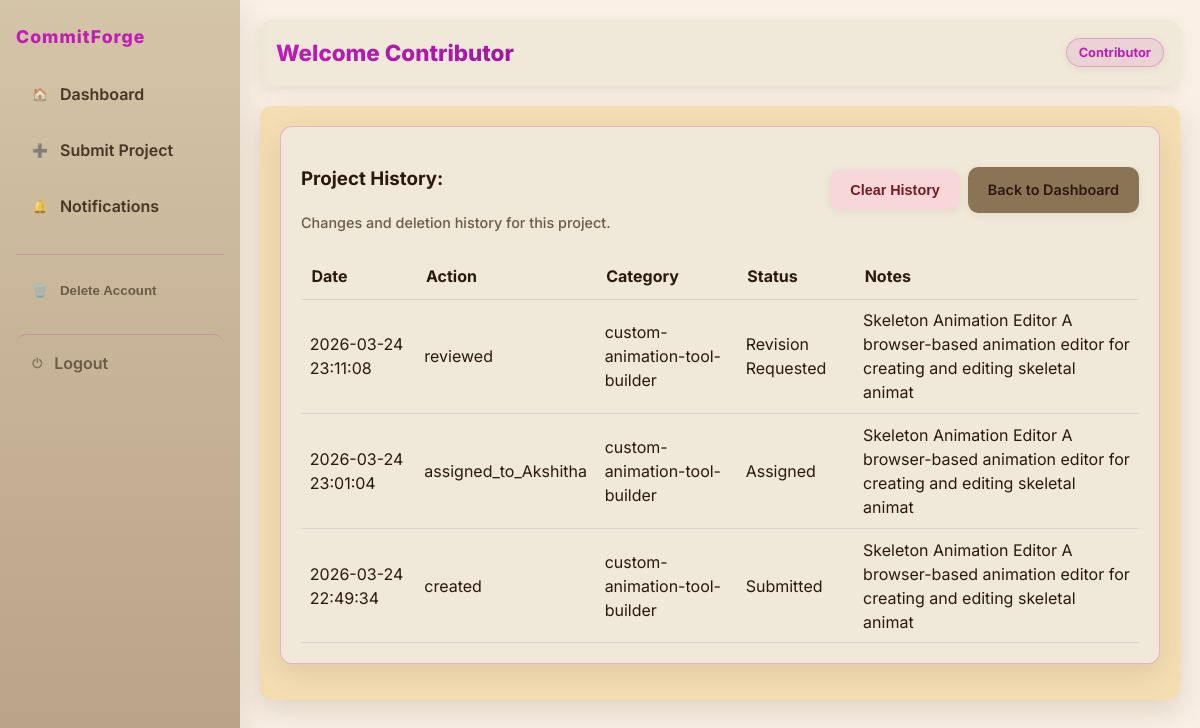
Screenshot of /contributor/history/3 (signed in) with the database file from the repository.
### tables this page shows
CREATE TABLE project_history (
        id INTEGER PRIMARY KEY AUTOINCREMENT,
        project_id INTEGER,
        contributor_id INTEGER,
        title TEXT,
        description TEXT,
        category TEXT,
        demo_link TEXT,
        github_link TEXT,
        zip_path TEXT,
        status TEXT,
        action TEXT,
        recorded_at TEXT
    );

### routes/contributor_routes.py (the view)
@contributor_bp.route("/contributor/history/<int:project_id>")
def project_history(project_id):
    conn = get_db()
    history = conn.execute(
        "SELECT * FROM project_history WHERE project_id=? AND contributor_id=? ORDER BY recorded_at DESC",
        (project_id, session["user_id"])
    ).fetchall()
    project = conn.execute(
        "SELECT * FROM projects WHERE id=? AND contributor_id=?",
        (project_id, session["user_id"])
    ).fetchone()
    if not project:
        return redirect("/contributor/dashboard")
    return render_template("contributor/project_history.html", project=project, history=history)

### utils/db.py (called while the page is built)
def get_db():
    conn = sqlite3.connect("database.db")
    conn.row_factory = sqlite3.Row
    return conn

### utils/helpers.py (called while the page is built)
def format_datetime_ist(dt_str=None, format_type="full"):
    if dt_str:
        if isinstance(dt_str, str):
            dt = datetime.fromisoformat(dt_str.replace('Z', '+00:00'))
        else:
            dt = dt_str
    else:
        dt = datetime.utcnow()
    ist_offset = timedelta(hours=5, minutes=30)
    ist_dt = dt + ist_offset
    if format_type == "date":
        return ist_dt.strftime("%Y-%m-%d")
    elif format_type == "time":
        return ist_dt.strftime("%H:%M")
    elif format_type == "datetime":
        return ist_dt.strftime("%Y-%m-%d %H:%M:%S")
    else:  # full
        return ist_dt.strftime("%Y-%m-%d at %H:%M")

### templates/contributor/project_history.html
{% extends "base.html" %}
{% block content %}
<div class="panel">
    <div class="dashboard-header">
        <div>
            <h3>Project History: {{ project.title }}</h3>
            <p class="dashboard-subtitle">Changes and deletion history for this project.</p>
        </div>
        <div class="dashboard-stats" style="display:flex; gap:0.5rem; align-items:center;">
            <form method="POST" action="/contributor/project-history/{{ project.id }}/clear"
                onsubmit="return confirm('Clear all history for this project? This cannot be undone.')"
                style="margin:0;">
                <button type="submit" class="btn-secondary"
                    style="background:#f8d7da; color:#721c24; border-color:#f5c6cb;">Clear History</button>
            </form>
            <a class="btn-secondary" href="/contributor/dashboard">Back to Dashboard</a>
        </div>
    </div>
    <div class="project-list">
        {% if history %}
        <table style="width:100%; border-collapse: collapse;">
            <thead>
                <tr>
                    <th style="text-align:left; padding:0.65rem; border-bottom:1px solid #d0d0d0;">Date</th>
                    <th style="text-align:left; padding:0.65rem; border-bottom:1px solid #d0d0d0;">Action</th>
                    <th style="text-align:left; padding:0.65rem; border-bottom:1px solid #d0d0d0;">Category</th>
                    <th style="text-align:left; padding:0.65rem; border-bottom:1px solid #d0d0d0;">Status</th>
                    <th style="text-align:left; padding:0.65rem; border-bottom:1px solid #d0d0d0;">Notes</th>
                </tr>
            </thead>
            <tbody>
                {% for entry in history %}
                <tr>
                    <td style="padding:0.55rem; border-bottom:1px solid rgba(105, 138, 188, 0.2);">{{ entry.recorded_at
                        | ist_time("datetime")
                        }}</td>
                    <td style="padding:0.55rem; border-bottom:1px solid rgba(105, 138, 188, 0.2);">{{ entry.action }}
                    </td>
                    <td style="padding:0.55rem; border-bottom:1px solid rgba(105, 138, 188, 0.2);">{{ entry.category or
                        '—' }}</td>
                    <td style="padding:0.55rem; border-bottom:1px solid rgba(105, 138, 188, 0.2);">{{ entry.status or
                        '—' }}</td>
                    <td style="padding:0.55rem; border-bottom:1px solid rgba(105, 138, 188, 0.2);">{{
                        entry.description[:100] or 'No description' }}</td>
                </tr>
                {% endfor %}
            </tbody>
        </table>
        {% else %}
        <p>No history found for this project.</p>
        {% endif %}
    </div>
</div>
{% endblock %}

### static/css/style.css (style rules this page uses)
:root { --primary: #c11cb6; --primary-hover: #a017a0; --primary-light: rgba(193, 28, 182, 0.1); --primary-border: rgba(193, 28, 182, 0.25); --primary-border-hover: rgba(193, 28, 182, 0.4); --secondary: #8b7355; --secondary-hover: #a0866a; --secondary-light: rgba(139, 115, 85, 0.1); --secondary-border: rgba(184, 149, 106, 0.25); --bg-primary: #f5f5dc; --bg-secondary: #faf0e6; --bg-tertiary: #f5deb3; --bg-panel: #f0e8d8; --bg-card: #fefefe; --bg-input: #f8f6f0; --bg-overlay: rgba(0, 0, 0, 0.6); --text-primary: #2c1810; --text-secondary: #4a3428; --text-muted: #6b5b47; --text-subtle: #8b7d6b; --text-accent: #a0917f; --success: #6b8f7a; --success-bg: rgba(107, 143, 122, 0.15); --success-border: rgba(107, 143, 122, 0.35); --warning: #9a8a6b; --warning-bg: rgba(154, 138, 107, 0.15); --warning-border: rgba(154, 138, 107, 0.35); --error: #8a6b6b; --error-bg: rgba(138, 107, 107, 0.15); --error-border: rgba(138, 107, 107, 0.35); --border-light: #d4c4a8; --border-medium: rgba(193, 28, 182, 0.2); --border-focus: var(--primary); --shadow-sm: 0 2px 8px rgba(139, 115, 85, 0.1); --shadow-md: 0 4px 14px rgba(139, 115, 85, 0.15); --shadow-lg: 0 10px 30px rgba(139, 115, 85, 0.2); --shadow-xl: 0 10px 30px rgba(139, 115, 85, 0.25); --space-xs: 0.25rem; --space-sm: 0.5rem; --space-md: 0.75rem; --space-lg: 1rem; --space-xl: 1.25rem; --space-2xl: 1.5rem; --space-3xl: 2rem; --radius-sm: 0.4rem; --radius-md: 0.55rem; --radius-lg: 0.65rem; --radius-xl: 0.75rem; --radius-full: 999px; --font-size-xs: 0.75rem; --font-size-sm: 0.8rem; --font-size-base: 0.9rem; --font-size-lg: 1rem; --font-size-xl: 1.1rem; --font-size-2xl: 1.25rem; --font-size-3xl: 1.4rem; }
* { box-sizing: border-box; }
body { margin: 0; font-family: 'Inter', 'Segoe UI', Tahoma, Geneva, Verdana, sans-serif; background: var(--bg-primary); color: var(--text-primary); line-height: 1.5; }
.dashboard-header { display: flex; justify-content: space-between; align-items: center; flex-wrap: wrap; gap: var(--space-lg); margin-bottom: var(--space-xl); }
.dashboard-subtitle { margin: 0; color: var(--text-muted); font-size: var(--font-size-base); font-weight: 500; }
.dashboard-stats { display: flex; align-items: center; gap: var(--space-lg); flex-wrap: wrap; }
.btn-secondary { border: 1px solid var(--secondary); background: var(--secondary-light); color: var(--text-primary); text-decoration: none; padding: var(--space-sm) var(--space-lg); border-radius: var(--radius-md); transition: all .2s ease; font-weight: 600; }
.panel { background: var(--bg-panel); border: 1px solid var(--primary-border); border-radius: var(--radius-xl); padding: var(--space-xl); box-shadow: var(--shadow-lg); margin-bottom: var(--space-lg); transition: all 0.3s ease; }
.btn-secondary { border: 0; background: var(--secondary); color: var(--text-primary); border-radius: var(--radius-lg); padding: var(--space-md) var(--space-xl); font-weight: 600; cursor: pointer; transition: all 0.2s ease; font-size: var(--font-size-base); box-shadow: var(--shadow-sm); position: relative; overflow: hidden; }
.btn-secondary::before { content: ""; position: absolute; top: 0; left: -100%; width: 100%; height: 100%; background: linear-gradient(90deg, transparent, rgba(255, 255, 255, 0.2), transparent); transition: left 0.5s; }

### rows the page displays
project_history: recorded_at|ist_time "2026-03-24 23:11:08", action "reviewed", category "custom-animation-tool-builder", status "Revision Requested", description "Skeleton Animation Editor A browser-based animation editor for creating and editing skeletal animat"
project_history: recorded_at|ist_time "2026-03-24 23:01:04", action "assigned_to_Akshitha", category "custom-animation-tool-builder", status "Assigned", description "Skeleton Animation Editor A browser-based animation editor for creating and editing skeletal animat"
project_history: recorded_at|ist_time "2026-03-24 22:49:34", action "created", category "custom-animation-tool-builder", status "Submitted", description "Skeleton Animation Editor A browser-based animation editor for creating and editing skeletal animat"

### other values shown
{{ session.get('role') }} "Contributor"
